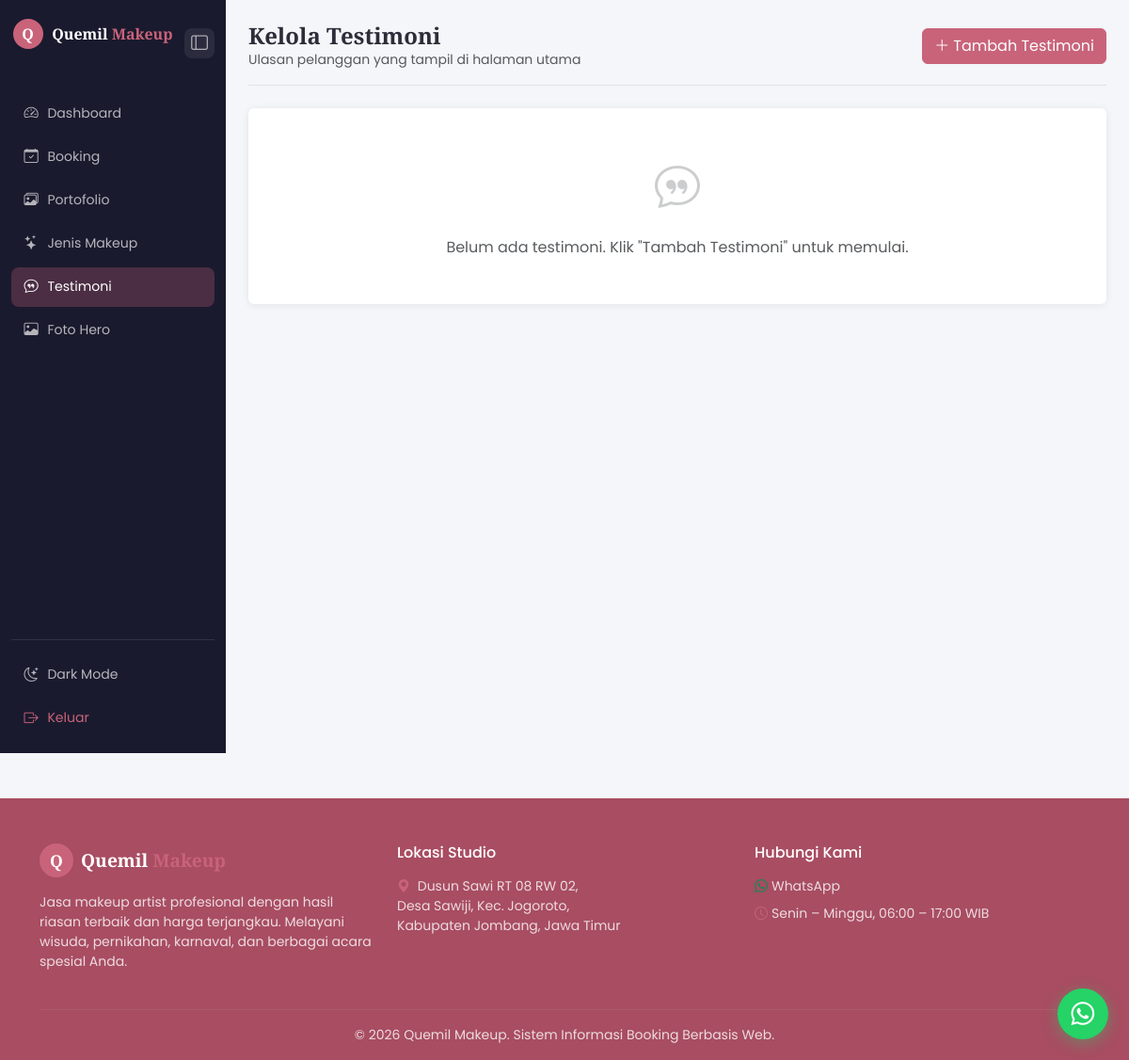
Page /public/admin/testimoni.php (signed in) on the earlier database version.
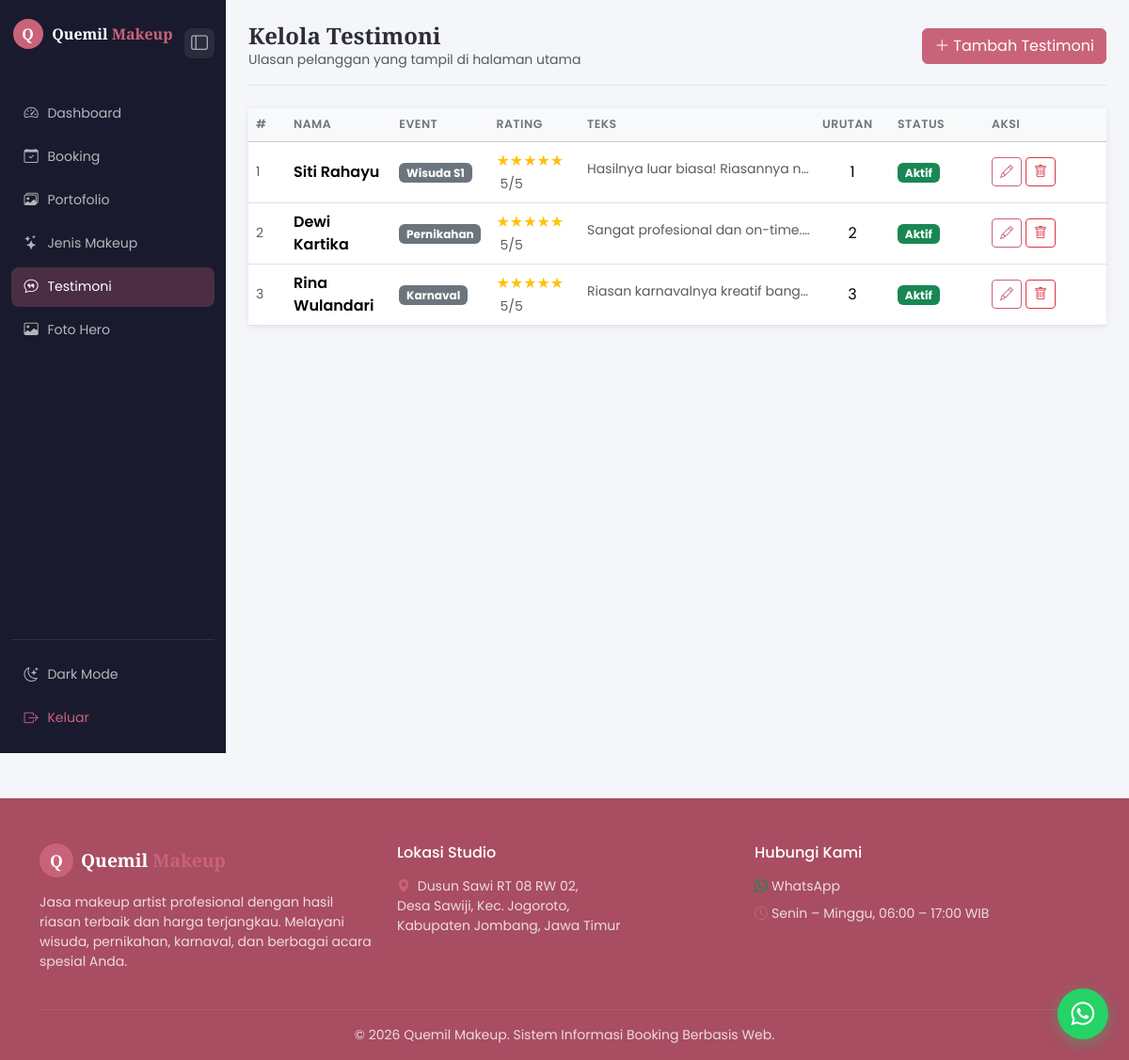
Same page on the later database version.
### tables this page shows
CREATE TABLE IF NOT EXISTS `testimoni` (
  `id`         INT UNSIGNED AUTO_INCREMENT PRIMARY KEY,
  `nama`       VARCHAR(100) NOT NULL,
  `event`      VARCHAR(100) NOT NULL,
  `teks`       TEXT NOT NULL,
  `rating`     TINYINT UNSIGNED NOT NULL DEFAULT 5,
  `urutan`     INT UNSIGNED NOT NULL DEFAULT 0,
  `is_active`  TINYINT(1) NOT NULL DEFAULT 1,
  `created_at` DATETIME NOT NULL DEFAULT CURRENT_TIMESTAMP
);

### app/helpers/functions.php (called while the page is built, shortened)
<?php
function csrfToken(): string
{
    return $_SESSION[CSRF_TOKEN_NAME];
}
function baseUrl(string $path = ''): string
{
    return rtrim(APP_URL, '/') . '/' . ltrim($path, '/');
}
function e(string $str): string
{
    return htmlspecialchars($str, ENT_QUOTES, 'UTF-8');
}

### config/database.php (called while the page is built, shortened)
<?php
class Database
{
    private static ?PDO $instance = null;
    public static function getInstance(): PDO
    {
        if (self::$instance === null) {
            $dsn = sprintf(
                'mysql:host=%s;port=%s;dbname=%s;charset=%s',
                DB_HOST, DB_PORT, DB_NAME, DB_CHARSET
            );
            $options = [
                PDO::ATTR_ERRMODE            => PDO::ERRMODE_EXCEPTION,
                PDO::ATTR_DEFAULT_FETCH_MODE => PDO::FETCH_ASSOC,
                PDO::ATTR_EMULATE_PREPARES   => false,
            ];
            try {
                self::$instance = new PDO($dsn, DB_USER, DB_PASS, $options);
            } catch (PDOException $e) {
                if (APP_ENV === 'development') {
                    die('Koneksi database gagal: ' . $e->getMessage());
                }
                die('Terjadi kesalahan pada server. Silakan coba beberapa saat lagi.');
            }
        }
        return self::$instance;
    }
}
function db(): PDO
{
    return Database::getInstance();
}

### app/models/Testimoni.php (called while the page is built, shortened)
<?php
require_once BASE_PATH . '/config/database.php';
class Testimoni
{
    private PDO $db;
    public function __construct()
    {
        $this->db = db();
    }
    public function getAll(): array
    {
        return $this->db->query(
            'SELECT * FROM testimoni ORDER BY urutan ASC, id ASC'
        )->fetchAll();
    }
}

### public/admin/testimoni.php (the view, shortened to what this page needs)
<?php
require_once BASE_PATH . '/config/database.php';
require_once BASE_PATH . '/app/helpers/functions.php';
require_once BASE_PATH . '/app/models/Testimoni.php';
$model = new Testimoni();
$list      = $model->getAll();
require_once BASE_PATH . '/views/partials/header.php';
?>
<div class="dashboard-wrapper">
  <?php $activePage = 'testimoni'; require_once BASE_PATH . '/views/partials/sidebar_admin.php'; ?>
  <div class="dashboard-content">
    <div class="d-flex align-items-center justify-content-between mb-4 pb-3 border-bottom">
      <div class="d-flex align-items-center gap-3">
        <div>
          <h4 class="fw-bold mb-0" style="font-family:var(--font-serif)">Kelola Testimoni</h4>
          <p class="text-muted small mb-0">Ulasan pelanggan yang tampil di halaman utama</p>
        </div>
      </div>
      <button class="btn btn-rose" data-bs-toggle="modal" data-bs-target="#modalTambah">
        <i class="bi bi-plus-lg me-1"></i>Tambah Testimoni
      </button>
    </div>
    <div class="card border-0" style="box-shadow:var(--card-shadow)">
      <div class="card-body p-0">
        <?php if (empty($list)): ?>
        <div class="text-center py-5 text-muted">
          <i class="bi bi-chat-quote" style="font-size:3rem;opacity:.3"></i>
          <p class="mt-3 mb-0">Belum ada testimoni. Klik "Tambah Testimoni" untuk memulai.</p>
        </div>
        <?php else: ?>
        <div class="table-responsive">
          <table class="table table-hover align-middle mb-0">
            <thead class="table-light">
              <tr>
                <th style="width:40px">#</th>
                <th>Nama</th>
                <th>Event</th>
                <th>Rating</th>
                <th class="col-hide-xs">Teks</th>
                <th style="width:80px">Urutan</th>
                <th style="width:100px">Status</th>
                <th style="width:130px">Aksi</th>
              </tr>
            </thead>
            <tbody>
              <?php foreach ($list as $i => $t): ?>
              <tr>
                <td class="text-muted small"><?= $i + 1 ?></td>
                <td class="fw-semibold"><?= e($t['nama']) ?></td>
                <td><span class="badge bg-secondary"><?= e($t['event']) ?></span></td>
                <td>
                  <span class="text-warning">
                    <?= str_repeat('★', (int)$t['rating']) ?><?= str_repeat('☆', 5 - (int)$t['rating']) ?>
                  </span>
                  <small class="text-muted ms-1"><?= (int)$t['rating'] ?>/5</small>
                </td>
                <td class="col-hide-xs text-muted small" style="max-width:250px">
                  <span class="d-inline-block text-truncate" style="max-width:240px"><?= e($t['teks']) ?></span>
                </td>
                <td class="text-center"><?= (int)$t['urutan'] ?></td>
                <td>
                  <a href="<?= baseUrl('admin/testimoni.php?action=toggle&id=' . $t['id']) ?>"
                     class="badge text-decoration-none <?= $t['is_active'] ? 'bg-success' : 'bg-secondary' ?>">
                    <?= $t['is_active'] ? 'Aktif' : 'Nonaktif' ?>
                  </a>
                </td>
                <td>
                  <div class="d-flex gap-1">
                    <button class="btn btn-sm btn-outline-rose"
                            onclick='editTestimoni(<?= json_encode($t) ?>)'
                            title="Edit">
                      <i class="bi bi-pencil"></i>
                    </button>
                    <a href="<?= baseUrl('admin/testimoni.php?action=delete&id=' . $t['id'] . '&_token=' . csrfToken()) ?>"
                       class="btn btn-sm btn-outline-danger"
                       onclick="return confirm('Hapus testimoni ini?')"
                       title="Hapus">
                      <i class="bi bi-trash"></i>
                    </a>
                  </div>
                </td>
              </tr>
              <?php endforeach; ?>
            </tbody>
          </table>
        </div>
        <?php endif; ?>
      </div>
    </div>
  </div>
</div>
<?php require_once BASE_PATH . '/views/partials/footer.php'; ?>

### views/partials/header.php (shortened to what this page needs)
<!DOCTYPE html>
<html lang="id" data-theme="light">
<head>
  <link rel="stylesheet" href="https://cdn.jsdelivr.net/npm/bootstrap@5.3.3/dist/css/bootstrap.min.css">
  <link rel="stylesheet" href="https://cdn.jsdelivr.net/npm/bootstrap-icons@1.11.3/font/bootstrap-icons.min.css">
  <link rel="stylesheet" href="<?= baseUrl('assets/css/style.css') ?>">
  <link rel="stylesheet" href="https://cdn.jsdelivr.net/npm/aos@2.3.4/dist/aos.css">
</head>
<body>

### views/partials/sidebar_admin.php (shortened to what this page needs)
<?php
$activePage = $activePage ?? '';
$menus = [
    'dashboard'    => ['icon' => 'bi-speedometer2',   'label' => 'Dashboard'],
    'bookings'     => ['icon' => 'bi-calendar-check', 'label' => 'Booking'],
    'portofolio'   => ['icon' => 'bi-images',         'label' => 'Portofolio'],
    'jenis-makeup' => ['icon' => 'bi-stars',          'label' => 'Jenis Makeup'],
    'testimoni'    => ['icon' => 'bi-chat-quote',     'label' => 'Testimoni'],
    'hero'         => ['icon' => 'bi-image',          'label' => 'Foto Hero'],
];
$hrefMap = [
    'dashboard'    => 'admin/dashboard.php',
    'bookings'     => 'admin/bookings.php',
    'portofolio'   => 'admin/portofolio.php',
    'jenis-makeup' => 'admin/jenis-makeup.php',
    'testimoni'    => 'admin/testimoni.php',
    'slot-jam'     => 'admin/slot-jam.php',
    'hero'         => 'admin/hero.php',
];
?>
<aside class="sidebar" id="adminSidebar">
  <div class="d-flex align-items-center mb-4">
    <a href="<?= baseUrl('admin/dashboard.php') ?>" class="sidebar-brand flex-grow-1 text-decoration-none">
      <span class="brand-logo" style="width:32px;height:32px;font-size:1rem">Q</span>
      <span class="brand-text text-white fw-semibold sidebar-label" style="font-family:var(--font-serif);font-size:1rem">
        Quemil <span class="text-rose">Makeup</span>
      </span>
    </a>
    <button class="sidebar-desktop-toggle" id="sidebarCollapseBtn" title="Collapse sidebar">
      <i class="bi bi-layout-sidebar" id="collapseIcon"></i>
    </button>
  </div>
  <nav class="nav flex-column gap-1 flex-grow-1">
    <?php foreach ($menus as $key => $menu): ?>
    <a href="<?= baseUrl($hrefMap[$key]) ?>"
       class="nav-link <?= $activePage === $key ? 'active' : '' ?>"
       title="<?= $menu['label'] ?>">
      <i class="bi <?= $menu['icon'] ?>"></i>
      <span class="sidebar-label"><?= $menu['label'] ?></span>
    </a>
    <?php endforeach; ?>
  </nav>
  <div class="mt-auto pt-3" style="border-top:1px solid rgba(255,255,255,.1)">
    <button class="nav-link w-100 border-0 mb-1 text-start"
            style="background:transparent"
            id="sidebarThemeBtn" title="Toggle dark mode">
      <i class="bi bi-moon-stars" id="sidebarThemeIcon"></i>
      <span class="sidebar-label" id="sidebarThemeLabel">Dark Mode</span>
    </button>
    <a href="<?= baseUrl('auth/logout.php') ?>" class="nav-link text-rose">
      <i class="bi bi-box-arrow-right"></i>
      <span class="sidebar-label">Keluar</span>
    </a>
  </div>
</aside>

### views/partials/footer.php (shortened to what this page needs)
<footer class="footer pt-5 pb-3 mt-5" id="kontak">
  <div class="container">
    <div class="row g-4">
      <div class="col-lg-4">
        <div class="d-flex align-items-center gap-2 mb-3">
          <span class="brand-logo">Q</span>
          <span class="brand-name text-white">Quemil <span class="text-rose">Makeup</span></span>
        </div>
        <p class="text-muted small">
          Jasa makeup artist profesional dengan hasil riasan terbaik dan harga terjangkau.
          Melayani wisuda, pernikahan, karnaval, dan berbagai acara spesial Anda.
        </p>
      </div>
      <div class="col-lg-4">
        <h6 class="text-white mb-3">Lokasi Studio</h6>
        <address class="text-muted small mb-0">
          <i class="bi bi-geo-alt-fill text-rose me-1"></i>
          Dusun Sawi RT 08 RW 02,<br>
          Desa Sawiji, Kec. Jogoroto,<br>
          Kabupaten Jombang, Jawa Timur
        </address>
      </div>
      <div class="col-lg-4">
        <h6 class="text-white mb-3">Hubungi Kami</h6>
        <ul class="list-unstyled text-muted small">
          <li class="mb-2">
            <a href="https://wa.me/6281234567890" target="_blank" rel="noopener"
               class="text-muted text-decoration-none">
              <i class="bi bi-whatsapp text-success me-1"></i>WhatsApp
            </a>
          </li>
          <li><i class="bi bi-clock text-rose me-1"></i>Senin &ndash; Minggu, 06:00 &ndash; 17:00 WIB</li>
        </ul>
      </div>
    </div>
    <hr class="border-secondary mt-4">
    <p class="text-center text-muted small mb-0">
      &copy; <?= date('Y') ?> <?= APP_NAME ?>. Sistem Informasi Booking Berbasis Web.
    </p>
  </div>
</footer>
<a href="https://wa.me/6281234567890?text=Halo+Quemil+Makeup,+saya+ingin+bertanya."
   class="whatsapp-float" target="_blank" rel="noopener" title="Chat WhatsApp">
  <i class="bi bi-whatsapp"></i>
</a>
</body>
</html>

### public/assets/css/style.css (style rules this page uses)
:root { --rose: #c9637a; --rose-dark: #a84d62; --rose-light: #f8e6ea; --gold: #c9a96e; --dark: #1a1a2e; --font-serif: 'Playfair Display', serif; --font-sans: 'Poppins', sans-serif; --body-bg: #f4f6f9; --surface: #ffffff; --surface-2: #f4f6f9; --text: #2d2d3a; --text-muted: #6c757d; --border: #e2e8f0; --navbar-bg: #ffffff; --sidebar-bg: #1a1a2e; --card-shadow: 0 1px 8px rgba(0,0,0,.08); --input-bg: #ffffff; }
*, *::before, *::after { box-sizing: border-box; }
html { scroll-behavior: smooth; }
body { font-family: var(--font-sans); background: var(--body-bg); color: var(--text); transition: background .2s, color .2s; min-height: 100vh; }
a { color: var(--rose); }
.brand-logo { display: inline-flex; align-items: center; justify-content: center; width: 36px; height: 36px; background: var(--rose); color: #fff; border-radius: 50%; font-family: var(--font-serif); font-weight: 700; font-size: 1.1rem; flex-shrink: 0; }
.brand-name { font-family: var(--font-serif); font-weight: 700; font-size: 1.2rem; color: var(--text); }
.text-rose { color: var(--rose) !important; }
.btn-rose { background: var(--rose); color: #fff; border: 1px solid var(--rose); }
.btn-outline-rose { color: var(--rose); border: 1px solid var(--rose); background: transparent; }
.dashboard-wrapper { display: flex; min-height: 100vh; }
.sidebar { width: 240px; flex-shrink: 0; background: var(--sidebar-bg); display: flex; flex-direction: column; padding: 1rem .75rem; position: sticky; top: 0; height: 100vh; overflow-y: auto; overflow-x: hidden; transition: width .25s ease, transform .25s ease; z-index: 300; }
.sidebar .nav-link { color: rgba(255,255,255,.68); border-radius: 8px; padding: .6rem .85rem; display: flex; align-items: center; gap: .6rem; font-size: .88rem; transition: all .18s; white-space: nowrap; overflow: hidden; }
.sidebar .nav-link:hover, .sidebar .nav-link.active { color: #fff; background: rgba(201,99,122,.28); }
.sidebar .nav-link i { font-size: .95rem; flex-shrink: 0; }
.sidebar-brand { display: flex; align-items: center; gap: .6rem; margin-bottom: 1.25rem; text-decoration: none; padding: .25rem .1rem; overflow: hidden; }
.sidebar-desktop-toggle { background: rgba(255,255,255,.08); border: none; color: rgba(255,255,255,.7); border-radius: 8px; width: 32px; height: 32px; display: flex; align-items: center; justify-content: center; cursor: pointer; font-size: 1.1rem; transition: all .2s; flex-shrink: 0; margin-left: auto; }
.dashboard-content { flex: 1; min-width: 0; background: var(--surface-2); min-height: 100vh; padding: 1.5rem; transition: margin .25s ease; }
.table th { font-size: .78rem; text-transform: uppercase; letter-spacing: .04em; color: var(--text-muted); font-weight: 600; border-top: none; }
.footer { background: var(--rose-dark) !important; }
.footer .text-muted, .footer address, .footer p, .footer ul, .footer li, .footer a { color: rgba(255,255,255,.80) !important; }
.footer .text-white { color: #ffffff !important; }
.footer hr { border-color: rgba(255,255,255,.25) !important; }
.whatsapp-float { position: fixed; bottom: 22px; right: 22px; width: 54px; height: 54px; background: #25d366; color: #fff; border-radius: 50%; display: flex; align-items: center; justify-content: center; font-size: 1.55rem; box-shadow: 0 4px 16px rgba(37,211,102,.4); z-index: 1000; text-decoration: none; transition: transform .2s; }
body { animation: pageFadeIn .4s ease-out both; }
.whatsapp-float { animation: waBounce 2.5s ease-in-out infinite; }

Differences in the rows shown:
added testimoni: nama "Siti Rahayu", event "Wisuda S1", rating "★★★★★", rating "5", teks "Hasilnya luar biasa! Riasannya n…", urutan "1", is_active "Aktif"
added testimoni: nama "Dewi Kartika", event "Pernikahan", rating "★★★★★", rating "5", teks "Sangat profesional dan on-time.…", urutan "2", is_active "Aktif"
added testimoni: nama "Rina Wulandari", event "Karnaval", rating "★★★★★", rating "5", teks "Riasan karnavalnya kreatif bang…", urutan "3", is_active "Aktif"
Other differences:
text no longer shown: "Belum ada testimoni. Klik \"Tambah Testimoni\" untuk memulai."
text now shown: "# NAMA EVENT RATING TEKS URUTAN STATUS AKSI"
